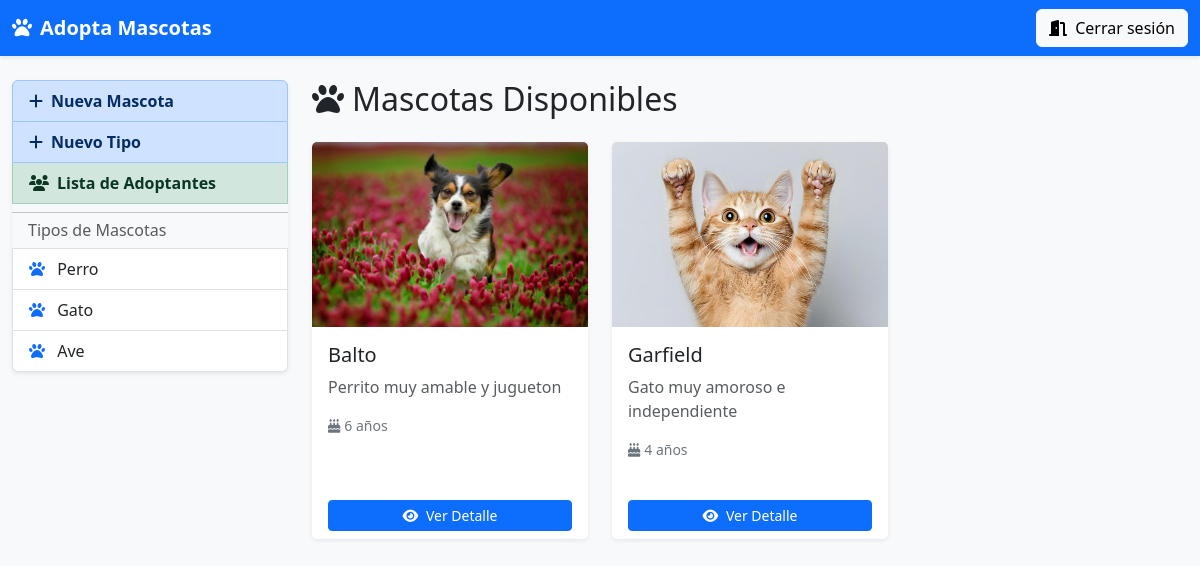
Page /home (signed in) on the committed database.
### app1/models.py (models this page shows, shortened)
class TipoMascota(models.Model):
    nombre = models.CharField(max_length=64,null=True,blank=True)
    descripcion = models.TextField(max_length=256,null=True,blank=True)

class Mascota(models.Model):
    nombre = models.CharField(max_length=128,null=True,blank=True)
    edad = models.IntegerField()
    descripcion = models.TextField(max_length=512,null=True,blank=True)
    foto = models.ImageField(upload_to='mascotas/')
    tipo = models.ForeignKey(TipoMascota, on_delete=models.CASCADE)
    estado = models.CharField(max_length=20,null=True,blank=True)

### app1/views.py (the view)
# urls.py: 2. Add a URL to urlpatterns:  path('', views.home, name='home')
@login_required(login_url='/')
def home(request):
    tipos = TipoMascota.objects.all()
    mascotas = Mascota.objects.all()
    return render(request,'home.html',{
        'tipos':tipos,
        'mascotas':mascotas
    })

### app1/templates/home.html
{% extends "layout.html" %}
{% block content %}
  {% if tipo_seleccionado %}
    <h2 class="mb-4"><i class="fa-solid fa-paw me-2"></i>{{ tipo_seleccionado.nombre }}s Disponibles</h2>
  {% else %}
    <h2 class="mb-4"><i class="fa-solid fa-paw me-2"></i>Mascotas Disponibles</h2>
  {% endif %}
  <div class="row g-4">
    {% for mascota in mascotas %}
      <div class="col-md-6 col-lg-4">
        <div class="card shadow-sm h-100 border-0">
          {% if mascota.foto %}
            <img src="{{ mascota.foto.url }}" class="card-img-top" alt="{{ mascota.nombre }}">
          {% else %}
            <img src="https://via.placeholder.com/400x250?text=Mascota" class="card-img-top" alt="Sin foto">
          {% endif %}
          <div class="card-body">
            <h5 class="card-title">{{ mascota.nombre }}</h5>
            <p class="card-text text-muted">{{ mascota.descripcion|truncatewords:15 }}</p>
            <p class="small text-secondary"><i class="fa-solid fa-cake-candles me-1"></i>{{ mascota.edad }} años</p>
          </div>
          <div class="card-footer bg-white border-0">
            <a href="{% url 'app1:detalleMascota' mascota.id %}" class="btn btn-sm btn-primary w-100">
              <i class="fa-solid fa-eye me-1"></i> Ver Detalle
            </a>
          </div>
        </div>
      </div>
    {% empty %}
     <p class="text-muted">No hay mascotas registrada aun.</p>
    {% endfor %}
  </div>
{% endblock %}

### app1/templates/layout.html (shortened to what this page needs)
<!DOCTYPE html>
<html lang="es">
<head>
  <link href="https://cdn.jsdelivr.net/npm/bootstrap@5.3.0/dist/css/bootstrap.min.css"
        rel="stylesheet"
>
  <link rel="stylesheet"
        href="https://cdnjs.cloudflare.com/ajax/libs/font-awesome/6.3.0/css/all.min.css"
 />
</head>
<body class="bg-light">
  <nav class="navbar navbar-expand-lg navbar-dark bg-primary shadow-sm">
    <div class="container-fluid">
      <a class="navbar-brand fw-bold" href="{% url 'app1:home' %}">
        <i class="fa-solid fa-paw me-2"></i>Adopta Mascotas
      </a>
      <div>
        <a href="{% url 'app1:cerrarSesion' %}" class="btn btn-light">
          <i class="fa-solid fa-door-open me-1"></i> Cerrar sesión
        </a>
      </div>
    </div>
  </nav>
  <div class="container-fluid mt-4">
    <div class="row">
      <aside class="col-md-3 mb-3">
        <div class="list-group shadow-sm">
          <a href="{% url 'app1:crearMascota' %}" class="list-group-item list-group-item-action list-group-item-primary fw-bold">
            <i class="fa-solid fa-plus me-2"></i>Nueva Mascota
          </a>
          <a href="{% url 'app1:crearTipo' %}" class="list-group-item list-group-item-action list-group-item-primary fw-bold">
            <i class="fa-solid fa-plus me-2"></i>Nuevo Tipo
          </a>
          <a href="{% url 'app1:listaAdoptantes' %}" class="list-group-item list-group-item-action list-group-item-success fw-bold">
            <i class="fa-solid fa-users me-2"></i>Lista de Adoptantes
          </a>
          <hr class="my-2">
          <h6 class="px-3 text-muted">Tipos de Mascotas</h6>
          {% for tipo in tipos %}
            <a href="{% url 'app1:mascotasxtipo' tipo.id %}" class="list-group-item list-group-item-action">
              <i class="fa-solid fa-paw me-2 text-primary"></i> {{ tipo.nombre }}
            </a>
          {% empty %}
            <p class="px-3 text-muted">No hay tipos aún</p>
          {% endfor %}
        </div>
      </aside>
      <main class="col-md-9">
        {% block content %}{% endblock %}
      </main>
    </div>
  </div>
</body>
</html>

### rows in the picture
TipoMascota: nombre "Perro"
TipoMascota: nombre "Gato"
TipoMascota: nombre "Ave"
Mascota: foto (picture), nombre "Balto", descripcion "Perrito muy amable y jugueton", edad "6"
Mascota: foto (picture), nombre "Garfield", descripcion "Gato muy amoroso e independiente", edad "4"
